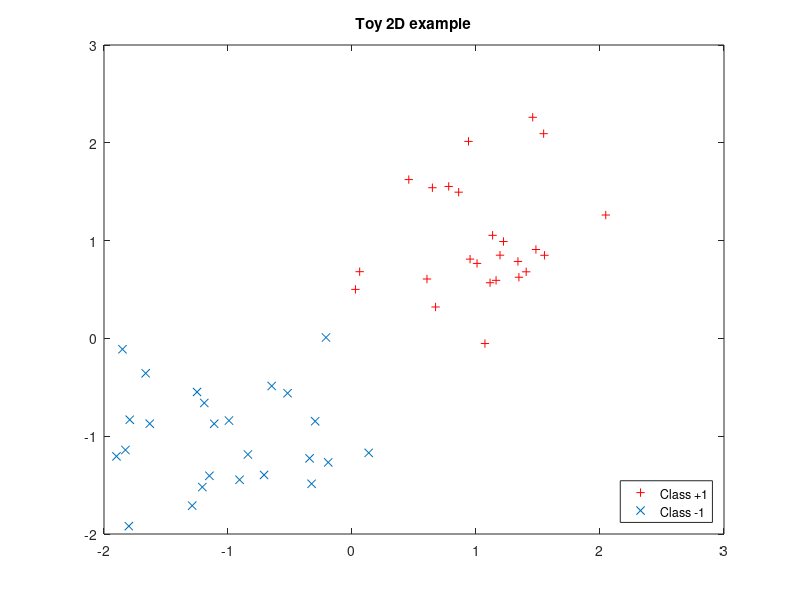

Source code (MATLAB): (Note: this script raises an error after producing the figure.)

clear all
close all
addpath(genpath('..'))

%%% test git

%% Dataset generation

d=2;
n=50;
noise=.5;

y=[ones(n/2,1);-ones(n/2,1)];
x=[1+noise*randn(n/2,2);-1+noise*randn(n/2,2)];


%% Dataset 2D visu

figure(1)

plot(x(y==1,1),x(y==1,2),'+r')
hold on
plot(x(y==-1,1),x(y==-1,2),'x')
hold off
title('Toy 2D example')
legend('Class +1','Class -1','Location','SouthEast')

%% LDA classifier + visu

lambda=1e-0;
[w,w0]=ldaclass(x,y,lambda)

ypred=x*w+w0;

ACC_app=mean(sign(ypred)==y)


% plot discriminant function
xc=linspace(-2.5,2.5);
yc=(-w0-xc*w(1))/w(2);

figure(1)
plot(x(y==1,1),x(y==1,2),'+r')
hold on
plot(x(y==-1,1),x(y==-1,2),'x')
plot(xc,yc,'k')
hold off
title('Toy 2D example')
legend('Class +1','Class -1','LDA decision function','Location','SouthEast')

